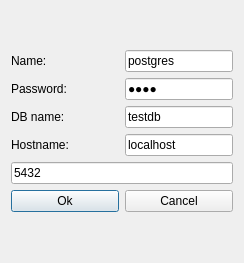
<?xml version="1.0" encoding="UTF-8"?>
<ui version="4.0">
 <class>DBSetDialog</class>
 <widget class="QDialog" name="DBSetDialog">
  <property name="geometry">
   <rect>
    <x>0</x>
    <y>0</y>
    <width>244</width>
    <height>263</height>
   </rect>
  </property>
  <property name="windowTitle">
   <string>Dialog</string>
  </property>
  <layout class="QVBoxLayout" name="verticalLayout_2">
   <item>
    <layout class="QVBoxLayout" name="verticalLayout">
     <item>
      <layout class="QHBoxLayout" name="horizontalLayout">
       <item>
        <widget class="QLabel" name="label">
         <property name="text">
          <string>Name:</string>
         </property>
         <property name="buddy">
          <cstring>lE_name</cstring>
         </property>
        </widget>
       </item>
       <item>
        <spacer name="horizontalSpacer">
         <property name="orientation">
          <enum>Qt::Horizontal</enum>
         </property>
         <property name="sizeHint" stdset="0">
          <size>
           <width>40</width>
           <height>20</height>
          </size>
         </property>
        </spacer>
       </item>
       <item>
        <widget class="QLineEdit" name="lE_name">
         <property name="text">
          <string>postgres</string>
         </property>
        </widget>
       </item>
      </layout>
     </item>
     <item>
      <layout class="QHBoxLayout" name="horizontalLayout_2">
       <item>
        <widget class="QLabel" name="label_2">
         <property name="text">
          <string>Password:</string>
         </property>
        </widget>
       </item>
       <item>
        <spacer name="horizontalSpacer_2">
         <property name="orientation">
          <enum>Qt::Horizontal</enum>
         </property>
         <property name="sizeHint" stdset="0">
          <size>
           <width>40</width>
           <height>20</height>
          </size>
         </property>
        </spacer>
       </item>
       <item>
        <widget class="QLineEdit" name="lE_passwd">
         <property name="inputMethodHints">
          <set>Qt::ImhHiddenText|Qt::ImhNoAutoUppercase|Qt::ImhNoPredictiveText|Qt::ImhSensitiveData</set>
         </property>
         <property name="text">
          <string>root</string>
         </property>
         <property name="echoMode">
          <enum>QLineEdit::Password</enum>
         </property>
        </widget>
       </item>
      </layout>
     </item>
     <item>
      <layout class="QHBoxLayout" name="horizontalLayout_5">
       <item>
        <widget class="QLabel" name="label_5">
         <property name="text">
          <string>DB name:</string>
         </property>
        </widget>
       </item>
       <item>
        <spacer name="horizontalSpacer_3">
         <property name="orientation">
          <enum>Qt::Horizontal</enum>
         </property>
         <property name="sizeHint" stdset="0">
          <size>
           <width>40</width>
           <height>20</height>
          </size>
         </property>
        </spacer>
       </item>
       <item>
        <widget class="QLineEdit" name="lE_dbname">
         <property name="text">
          <string>testdb</string>
         </property>
        </widget>
       </item>
      </layout>
     </item>
     <item>
      <layout class="QHBoxLayout" name="horizontalLayout_6">
       <item>
        <widget class="QLabel" name="label_6">
         <property name="text">
          <string>Hostname:</string>
         </property>
        </widget>
       </item>
       <item>
        <spacer name="horizontalSpacer_4">
         <property name="orientation">
          <enum>Qt::Horizontal</enum>
         </property>
         <property name="sizeHint" stdset="0">
          <size>
           <width>40</width>
           <height>20</height>
          </size>
         </property>
        </spacer>
       </item>
       <item>
        <widget class="QLineEdit" name="lE_hostname">
         <property name="text">
          <string>localhost</string>
         </property>
        </widget>
       </item>
      </layout>
     </item>
     <item>
      <widget class="QLineEdit" name="lE_port">
       <property name="text">
        <string>5432</string>
       </property>
      </widget>
     </item>
     <item>
      <layout class="QHBoxLayout" name="horizontalLayout_7">
       <item>
        <widget class="QPushButton" name="b_accept">
         <property name="text">
          <string>Ok</string>
         </property>
        </widget>
       </item>
       <item>
        <widget class="QPushButton" name="b_cancel">
         <property name="text">
          <string>Cancel</string>
         </property>
        </widget>
       </item>
      </layout>
     </item>
    </layout>
   </item>
  </layout>
 </widget>
 <resources/>
 <connections>
  <connection>
   <sender>b_cancel</sender>
   <signal>clicked()</signal>
   <receiver>DBSetDialog</receiver>
   <slot>reject()</slot>
   <hints>
    <hint type="sourcelabel">
     <x>207</x>
     <y>235</y>
    </hint>
    <hint type="destinationlabel">
     <x>211</x>
     <y>249</y>
    </hint>
   </hints>
  </connection>
  <connection>
   <sender>b_accept</sender>
   <signal>clicked()</signal>
   <receiver>DBSetDialog</receiver>
   <slot>accept()</slot>
   <hints>
    <hint type="sourcelabel">
     <x>83</x>
     <y>231</y>
    </hint>
    <hint type="destinationlabel">
     <x>83</x>
     <y>249</y>
    </hint>
   </hints>
  </connection>
 </connections>
</ui>
